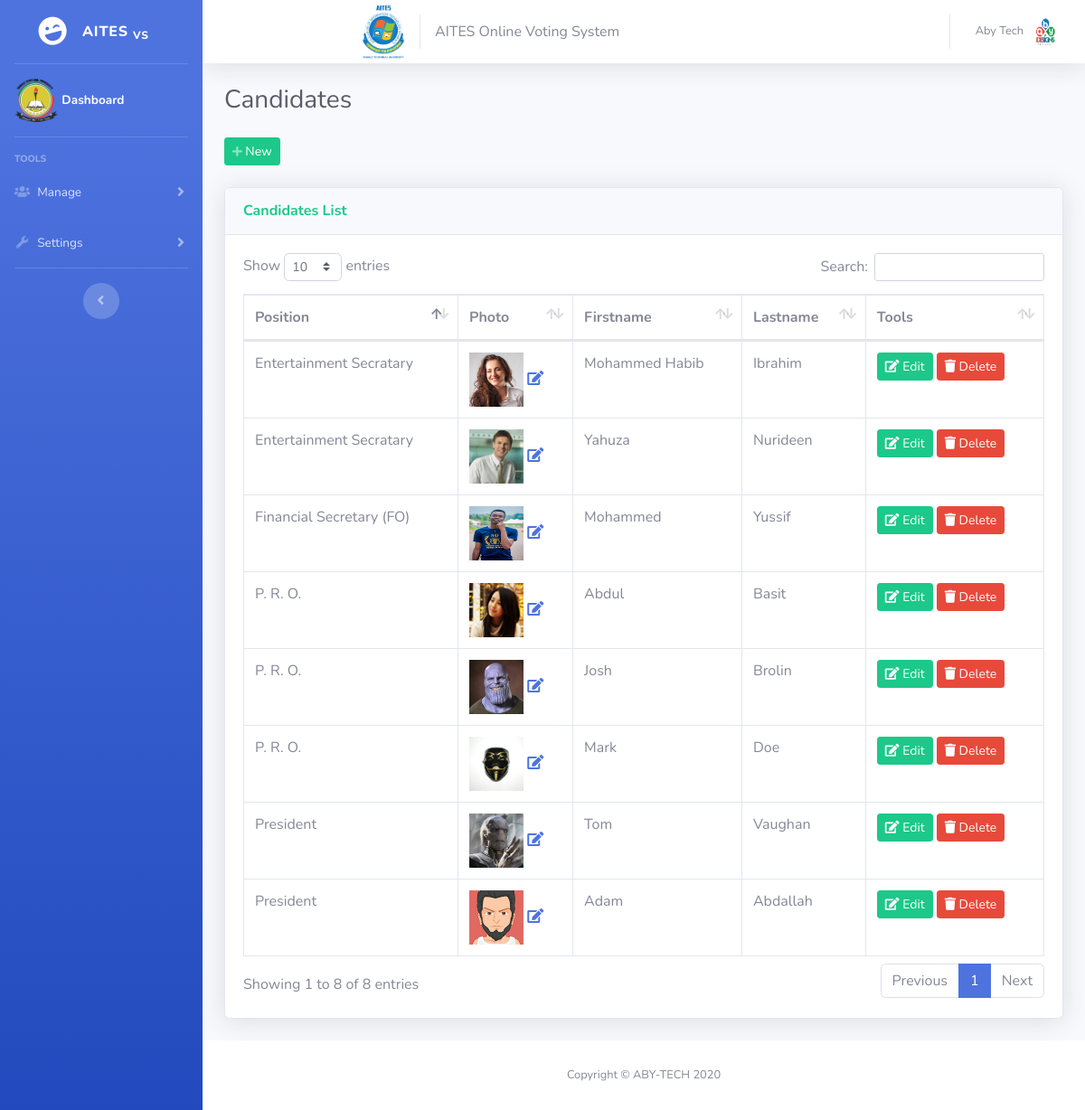
Screenshot of /admin/candidates.php (signed in) with the database file from the repository.
### tables this page shows
CREATE TABLE `candidates` (
  `id` int(11) NOT NULL,
  `position_id` int(11) NOT NULL,
  `firstname` varchar(30) NOT NULL,
  `lastname` varchar(30) NOT NULL,
  `photo` varchar(150) NOT NULL
);

CREATE TABLE `positions` (
  `id` int(11) NOT NULL,
  `description` varchar(50) NOT NULL,
  `max_vote` int(11) NOT NULL,
  `priority` int(11) NOT NULL
);

### admin/includes/session.php (called while the page is built, shortened)
<?php
	include 'includes/conn.php';
	$sql = "SELECT * FROM admin WHERE id = '".$_SESSION['admin']."'";
	$query = $conn->query($sql);
	$user = $query->fetch_assoc();
?>

### admin/candidates.php (the view, shortened to what this page needs)
<?php include 'includes/session.php'; ?>
<?php include 'includes/header.php'; ?>
<?php include 'includes/navbar.php'; ?>
  <div class="container-fluid">
          <div class=" align-items-center justify-content-between mb-4">
            <h1 class="h3 mb-0 text-gray-800">Candidates</h1>
          </div>
    <section class="content">
          <div class=" align-items-center justify-content-between mb-4">
              <a href="#addnew" data-toggle="modal" class="btn btn-success btn-sm "><i class="fas fa-plus fa-sm text-white-50"></i> New</a>
          </div>
          <div class="card shadow mb-4">
            <div class="card-header py-3">
              <h6 class="m-0 font-weight-bold text-success">Candidates List</h6>
            </div>
            <div class="card-body">
              <div class="table-responsive">
                <table class="table table-bordered" id="example1" width="100%" cellspacing="0">
                <thead>
                  <th>Position</th>
                  <th>Photo</th>
                  <th>Firstname</th>
                  <th>Lastname</th>
                  <th>Tools</th>
                </thead>
                <tbody>
                  <?php
                    $sql = "SELECT *, candidates.id AS canid FROM candidates LEFT JOIN positions ON positions.id=candidates.position_id ORDER BY positions.priority ASC";
                    $query = $conn->query($sql);
                    while($row = $query->fetch_assoc()){
                      $image = (!empty($row['photo'])) ? '../images/'.$row['photo'] : '../images/profile.jpg';
                      echo "
                        <tr>
                          <td>".$row['description']."</td>
                          <td>
                            <img src='".$image."' width='60px' height='60px'>
                            <a href='#edit_photo' data-toggle='modal' class='pull-right photo' data-id='".$row['canid']."'><span class='fa fa-edit'></span></a>
                          </td>
                          <td>".$row['firstname']."</td>
                          <td>".$row['lastname']."</td>
                          <td>
                            <button class='btn btn-success btn-sm edit btn-flat' data-id='".$row['canid']."'><i class='fa fa-edit'></i> Edit</button>
                            <button class='btn btn-danger btn-sm delete btn-flat' data-id='".$row['canid']."'><i class='fa fa-trash'></i> Delete</button>
                          </td>
                        </tr>
                      ";
                    }
                  ?>
                </tbody>
              </table>
            </div>
          </div>
        </div>
      </div>
  </div>
  <?php include 'includes/footer.php'; ?>
</body>
</html>

### admin/includes/nav.php (shortened to what this page needs)
<nav class="navbar navbar-expand navbar-light bg-white topbar mb-4 static-top shadow">
  <img class="img-profile " style="width: 3em;margin-left: 10em;" src="../images/aites.png">
  <span class="mr-2 d-none d-lg-inline text-gray-600">AITES Online Voting System</span>
  <ul class="navbar-nav ml-auto">
    <li class="nav-item dropdown no-arrow">
      <a class="nav-link dropdown-toggle" href="#" id="userDropdown" role="button" data-toggle="dropdown" aria-haspopup="true" aria-expanded="false">
        <span class="mr-2 d-none d-lg-inline text-gray-600 small">
       <?php echo $user['firstname'].' '.$user['lastname']; ?>
        </span>
        <img class="img-profile rounded-circle" src="<?php echo (!empty($user['photo'])) ? '../images/'.$user['photo'] : '../images/profile.jpg'; ?>">
      </a>
    </li>
  </ul>
</nav>

### rows the page displays
candidates: position.description "President", photo (picture), firstname "Tom", lastname "Vaughan"
candidates: position.description "President", photo (picture), firstname "Adam", lastname "Abdallah"
candidates: position.description "Entertainment Secratary", photo (picture), firstname "Mohammed Habib", lastname "Ibrahim"
candidates: position.description "Entertainment Secratary", photo (picture), firstname "Yahuza", lastname "Nurideen"
candidates: position.description "P. R. O.", photo (picture), firstname "Abdul", lastname "Basit"
candidates: position.description "P. R. O.", photo (picture), firstname "Josh", lastname "Brolin"
candidates: position.description "P. R. O.", photo (picture), firstname "Mark", lastname "Doe"
candidates: position.description "Financial Secretary (FO)", photo (picture), firstname "Mohammed", lastname "Yussif"

### other values shown
$user['firstname'] "Aby"
$user['lastname'] "Tech"
